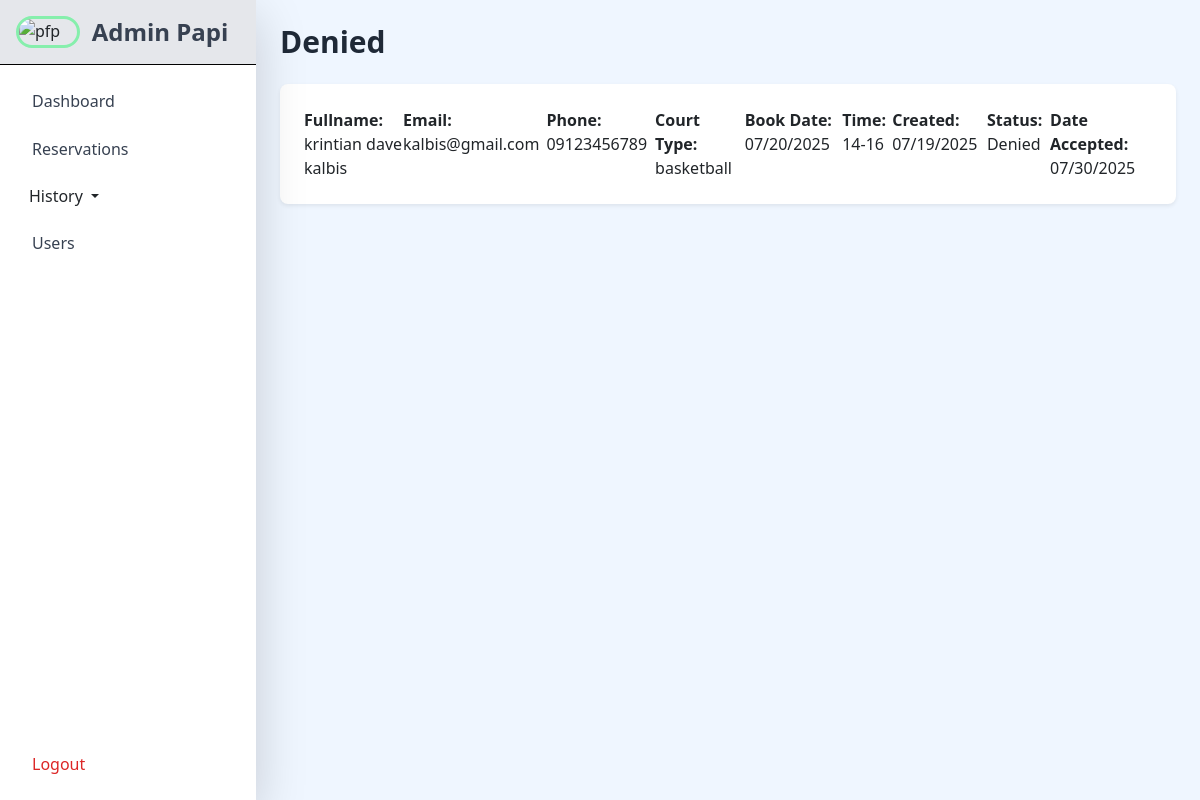
The page /Court-Management-System-main/admin/denied.php on the database its author committed.
### tables this page shows
CREATE TABLE `denied_bookings` (
  `denied_id` int(11) NOT NULL,
  `reservation_id` int(11) NOT NULL,
  `username` varchar(100) NOT NULL,
  `fullname` varchar(150) NOT NULL,
  `email` varchar(150) NOT NULL,
  `phonenumber` varchar(150) NOT NULL,
  `court_type` varchar(150) NOT NULL,
  `date` varchar(150) NOT NULL,
  `time_slot` varchar(150) NOT NULL,
  `created_at` varchar(150) NOT NULL,
  `denied_date` varchar(150) NOT NULL,
  `status` varchar(50) NOT NULL
);

### Court-Management-System-main/admin/denied.php (the view, shortened to what this page needs)
<?php
include "../db_connect.php";
$sql = "SELECT * FROM denied_bookings";
$result = $conn -> query($sql);
?>
<!doctype html>
<html lang="en">
  <head>
    <link rel="stylesheet" href="https://cdnjs.cloudflare.com/ajax/libs/font-awesome/6.4.2/css/all.min.css">
    <link href="https://cdn.jsdelivr.net/npm/bootstrap@5.3.2/dist/css/bootstrap.min.css" rel="stylesheet" />
    <script src="https://cdn.tailwindcss.com"></script>
  </head>
  <body class="bg-gray-50">
    <div class="flex">
      <div class="fixed top-0 left-0 flex h-screen w-64 flex-col bg-white shadow-lg">
        <div class="flex bg-gray-200 p-3 border-black border-b">
          <img src="assets/imgs/pfp.jpg" alt="pfp" class="w-16 rounded-full border-3 border-green-300">
          <h2 class="text-2xl font-semibold text-center text-gray-700 m-auto">Admin Papi</h2>
        </div>
        <div class="p-3 flex flex-col flex-1">
        <a href="admin_board.php" class="block rounded-lg px-3 py-2 mb-2 text-gray-700 hover:bg-gray-200">Dashboard</a>
        <a href="reservations.php" class="block rounded-lg px-3 py-2 mb-2 text-gray-700 hover:bg-gray-200">Reservations</a>
        <div class="dropdown mb-2">
          <button class="btn w-100 text-start dropdown-toggle" type="button" data-bs-toggle="dropdown" aria-expanded="false">
            History
          </button>
        </div>
        <a href="users.php" class="block rounded-lg px-3 py-2 mb-2 text-gray-700 hover:bg-gray-200">Users</a>
        <a href="../lougout.php" class="block rounded-lg px-3 py-2 text-red-600 hover:bg-red-100 mt-auto">Logout</a>
        </div>
      </div>
      <div class="ml-64 flex-1 bg-blue-50 p-6 min-h-screen">
        <h1 class="text-3xl font-bold text-gray-800">Denied</h1>
        <div class="mt-4">
  <?php
  if ($result->num_rows > 0) {
      while($row = $result->fetch_assoc()) {
          echo '<div class="bg-white shadow-sm rounded-lg p-4 mb-4 sm:table sm:table-fixed sm:min-w-full">';
          echo '<div class="sm:table-row">';
          echo '<div class="sm:table-cell"><span class="font-semibold">Fullname:</span> '.htmlspecialchars($row["fullname"]).'</div>';
          echo '<div class="sm:table-cell"><span class="font-semibold">Email:</span> '.htmlspecialchars($row["email"]).'</div>';
          echo '<div class="sm:table-cell"><span class="font-semibold">Phone:</span> '.htmlspecialchars($row["phonenumber"]).'</div>';
          echo '<div class="sm:table-cell"><span class="font-semibold">Court Type:</span> '.htmlspecialchars($row["court_type"]).'</div>';
          echo '<div class="sm:table-cell"><span class="font-semibold">Book Date:</span> '.date("m/d/Y", strtotime($row["date"])).'</div>';
          echo '<div class="sm:table-cell"><span class="font-semibold">Time:</span> '.htmlspecialchars($row["time_slot"]).'</div>';
          echo '<div class="sm:table-cell"><span class="font-semibold">Created:</span> '.date("m/d/Y", strtotime($row["created_at"])).'</div>';
          echo '<div class="sm:table-cell"><span class="font-semibold">Status:</span> '.htmlspecialchars($row["status"]).'</div>';
          echo '<div class="sm:table-cell"><span class="font-semibold">Date Accepted:</span> '.date("m/d/Y", strtotime($row["denied_date"])).'</div>';
          echo '</div>';
          echo '</div>';
      }
  } else {
      echo "<div class='text-center text-gray-500 mt-4'>No results found.</div>";
  }
  ?>
</div>
      </div>
    </div>
  </body>
</html>

### rows shown on the page
denied_bookings: fullname "krintian dave kalbis", email "kalbis@gmail.com", phonenumber "09123456789", court_type "basketball", date "07/20/2025", time_slot "14-16", created_at "07/19/2025", status "Denied", denied_date "07/30/2025"
